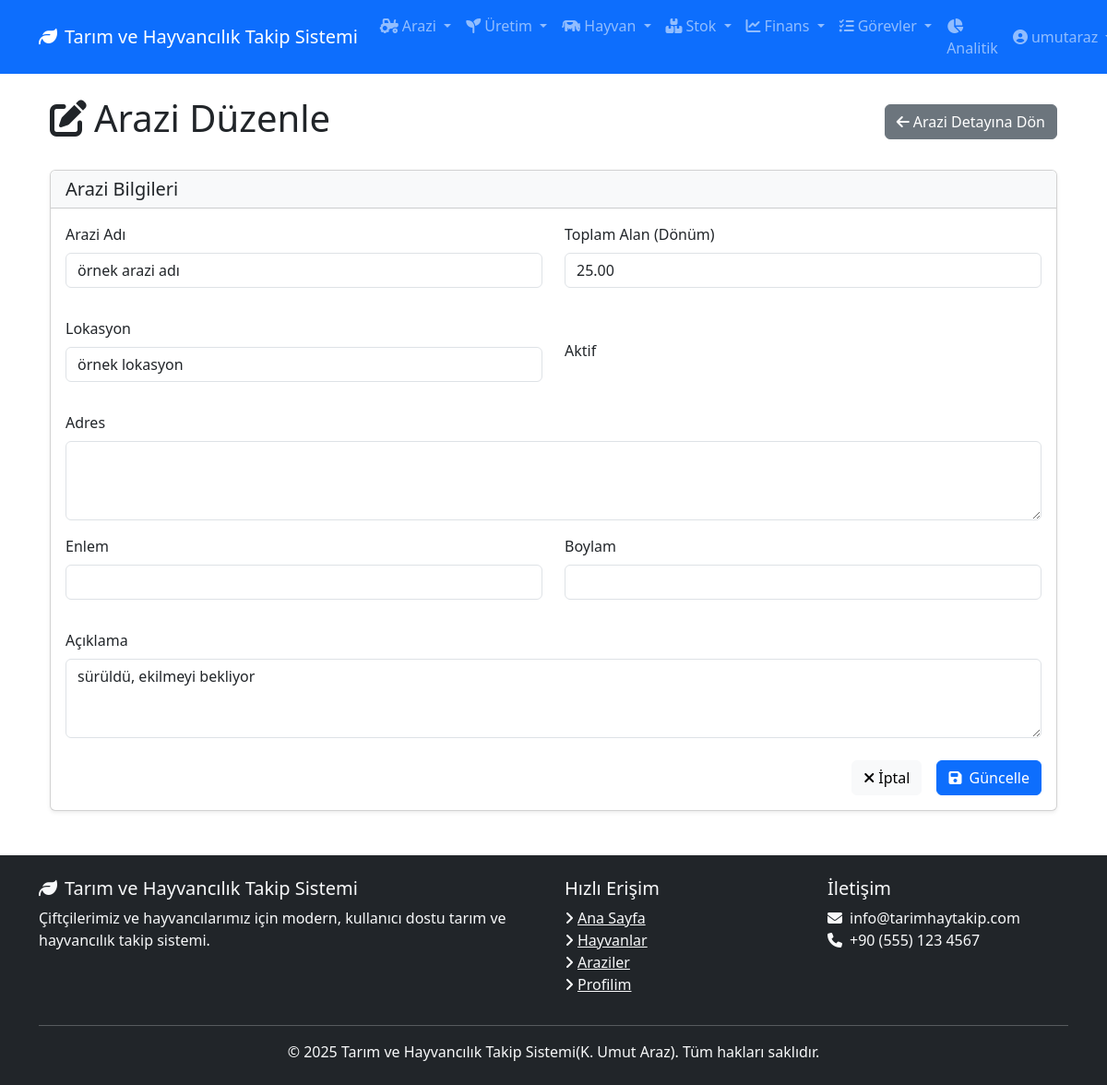
The app's page /arazi/1/duzenle/ (signed in) with its own data.
### arazi/models.py (models this page shows, shortened)
class Land(models.Model):
    name = models.CharField(max_length=100, verbose_name="Arazi Adı")
    total_area = models.DecimalField(max_digits=10, decimal_places=2, verbose_name="Toplam Alan (Dönüm)")
    location = models.CharField(max_length=255, verbose_name="Lokasyon")
    address = models.TextField(verbose_name="Adres", blank=True, null=True)
    latitude = models.DecimalField(max_digits=9, decimal_places=6, verbose_name="Enlem", blank=True, null=True)
    longitude = models.DecimalField(max_digits=9, decimal_places=6, verbose_name="Boylam", blank=True, null=True)
    description = models.TextField(verbose_name="Açıklama", blank=True, null=True)
    is_active = models.BooleanField(default=True, verbose_name="Aktif")
    created_at = models.DateTimeField(auto_now_add=True, verbose_name="Eklenme Tarihi")
    updated_at = models.DateTimeField(auto_now=True, verbose_name="Güncelleme Tarihi")
    owner = models.ForeignKey(User, on_delete=models.CASCADE, related_name="lands", verbose_name="Sahibi")
    class Meta:
        verbose_name = "Arazi"
        verbose_name_plural = "Araziler"
        ordering = ['-created_at']

### arazi/views.py (the view)
# urls.py: path('<int:pk>/duzenle/', views.land_update, name='land_update'),
@login_required
def land_update(request, pk):
    land = get_object_or_404(Land, pk=pk, owner=request.user)
    if request.method == 'POST':
        form = LandForm(request.POST, instance=land)
        if form.is_valid():
            form.save()
            messages.success(request, 'Arazi bilgileri başarıyla güncellendi.')
            return redirect('arazi:land_detail', pk=land.pk)
    else:
        form = LandForm(instance=land)
    return render(request, 'arazi/land_form.html', {'form': form, 'land': land})

### arazi/forms.py (shortened to what this page needs)
class LandForm(forms.ModelForm):
    class Meta:
        model = Land
        fields = ['name', 'total_area', 'location', 'address', 'latitude', 'longitude', 'description']
        widgets = {
            'description': forms.Textarea(attrs={'rows': 3}),
            'address': forms.Textarea(attrs={'rows': 3}),
        }

### templates/arazi/land_form.html (shortened to what this page needs)
{% extends 'base.html' %}
{% block content %}
<div class="container">
    <div class="d-flex justify-content-between align-items-center mb-4">
        <h1>
            {% if land %}
                <i class="fas fa-edit me-2"></i>Arazi Düzenle
            {% else %}
                <i class="fas fa-plus-circle me-2"></i>Yeni Arazi Ekle
            {% endif %}
        </h1>
        <div>
            {% if land %}
                <a href="{% url 'arazi:land_detail' land.id %}" class="btn btn-secondary">
                    <i class="fas fa-arrow-left me-1"></i>Arazi Detayına Dön
                </a>
            {% else %}
                <a href="{% url 'arazi:land_list' %}" class="btn btn-secondary">
                    <i class="fas fa-arrow-left me-1"></i>Arazi Listesine Dön
                </a>
            {% endif %}
        </div>
    </div>
    <div class="card shadow-sm mb-4">
        <div class="card-header bg-light">
            <h5 class="card-title mb-0">Arazi Bilgileri</h5>
        </div>
        <div class="card-body">
            <form method="post" novalidate>
                <div class="row mb-3">
                    <div class="col-md-6">
                        <div class="form-group mb-3">
                            <label for="{{ form.name.id_for_label }}" class="form-label">{{ form.name.label }}</label>
                            {{ form.name }}
                        </div>
                    </div>
                    <div class="col-md-6">
                        <div class="form-group mb-3">
                            <label for="{{ form.total_area.id_for_label }}" class="form-label">{{ form.total_area.label }}</label>
                            {{ form.total_area }}
                        </div>
                    </div>
                </div>
                <div class="row mb-3">
                    <div class="col-md-6">
                        <div class="form-group mb-3">
                            <label for="{{ form.location.id_for_label }}" class="form-label">{{ form.location.label }}</label>
                            {{ form.location }}
                        </div>
                    </div>
                    <div class="col-md-6">
                        <div class="form-group mb-3">
                            <div>
                                <label class="form-check-label" for="{{ form.is_active.id_for_label }}">
                                    Aktif
                                </label>
                            </div>
                        </div>
                    </div>
                </div>
                <div class="form-group mb-3">
                    <label for="{{ form.address.id_for_label }}" class="form-label">{{ form.address.label }}</label>
                    {{ form.address }}
                </div>
                <div class="row mb-3">
                    <div class="col-md-6">
                        <div class="form-group mb-3">
                            <label for="{{ form.latitude.id_for_label }}" class="form-label">{{ form.latitude.label }}</label>
                            {{ form.latitude }}
                        </div>
                    </div>
                    <div class="col-md-6">
                        <div class="form-group mb-3">
                            <label for="{{ form.longitude.id_for_label }}" class="form-label">{{ form.longitude.label }}</label>
                            {{ form.longitude }}
                        </div>
                    </div>
                </div>
                <div class="form-group mb-3">
                    <label for="{{ form.description.id_for_label }}" class="form-label">{{ form.description.label }}</label>
                    {{ form.description }}
                </div>
                <div class="d-grid gap-2 d-md-flex justify-content-md-end mt-4">
                    {% if land %}
                        <a href="{% url 'arazi:land_detail' land.id %}" class="btn btn-light me-md-2">
                            <i class="fas fa-times me-1"></i>İptal
                        </a>
                    {% else %}
                        <a href="{% url 'arazi:land_list' %}" class="btn btn-light me-md-2">
                            <i class="fas fa-times me-1"></i>İptal
                        </a>
                    {% endif %}
                    <button type="submit" class="btn btn-primary">
                        <i class="fas fa-save me-1"></i>
                        {% if land %}Güncelle{% else %}Kaydet{% endif %}
                    </button>
                </div>
            </form>
        </div>
    </div>
</div>
{% endblock %}

### templates/base.html (shortened to what this page needs)
<!DOCTYPE html>
<html lang="tr">
<head>
    <link href="https://cdn.jsdelivr.net/npm/bootstrap@5.3.2/dist/css/bootstrap.min.css" rel="stylesheet">
    <link rel="stylesheet" href="https://cdnjs.cloudflare.com/ajax/libs/font-awesome/6.4.2/css/all.min.css">
    <link rel="stylesheet" href="/static/css/style.css">
</head>
<body>
    <header>
        <nav class="navbar navbar-expand-lg navbar-dark bg-primary">
            <div class="container">
                <a class="navbar-brand" href="/">
                    <i class="fas fa-leaf me-2"></i>Tarım ve Hayvancılık Takip Sistemi
                </a>
                <div class="collapse navbar-collapse" id="navbarNav">
                    <ul class="navbar-nav me-auto">
                        {% if user.is_authenticated %}
                            <li class="nav-item dropdown">
                                <a class="nav-link dropdown-toggle" href="#" role="button" data-bs-toggle="dropdown">
                                    <i class="fas fa-tractor me-1"></i>Arazi
                                </a>
                            </li>
                            <li class="nav-item dropdown">
                                <a class="nav-link dropdown-toggle" href="#" role="button" data-bs-toggle="dropdown">
                                    <i class="fas fa-seedling me-1"></i>Üretim
                                </a>
                            </li>
                            <li class="nav-item dropdown">
                                <a class="nav-link dropdown-toggle" href="#" role="button" data-bs-toggle="dropdown">
                                    <i class="fas fa-cow me-1"></i>Hayvan
                                </a>
                            </li>
                            <li class="nav-item dropdown">
                                <a class="nav-link dropdown-toggle" href="#" role="button" data-bs-toggle="dropdown">
                                    <i class="fas fa-boxes me-1"></i>Stok
                                </a>
                            </li>
                            <li class="nav-item dropdown">
                                <a class="nav-link dropdown-toggle" href="#" role="button" data-bs-toggle="dropdown">
                                    <i class="fas fa-chart-line me-1"></i>Finans
                                </a>
                            </li>
                            <li class="nav-item dropdown">
                                <a class="nav-link dropdown-toggle" href="#" role="button" data-bs-toggle="dropdown">
                                    <i class="fas fa-tasks me-1"></i>Görevler
                                </a>
                            </li>
                            <li class="nav-item">
                                <a class="nav-link" href="#">
                                    <i class="fas fa-chart-pie me-1"></i>Analitik
                                </a>
                            </li>
                        {% endif %}
                    </ul>
                    <ul class="navbar-nav">
                        {% if user.is_authenticated %}
                            <li class="nav-item dropdown">
                                <a class="nav-link dropdown-toggle" href="#" role="button" data-bs-toggle="dropdown">
                                    <i class="fas fa-user-circle me-1"></i>{{ user.username }}
                                </a>
                            </li>
                        {% endif %}
                    </ul>
                </div>
            </div>
        </nav>
    </header>
    <main class="container py-4">
        {% block content %}{% endblock %}
    </main>
    <footer class="bg-dark text-light py-4 mt-auto">
        <div class="container">
            <div class="row">
                <div class="col-md-6">
                    <h5><i class="fas fa-leaf me-2"></i>Tarım ve Hayvancılık Takip Sistemi</h5>
                    <p>Çiftçilerimiz ve hayvancılarımız için modern, kullanıcı dostu tarım ve hayvancılık takip sistemi.</p>
                </div>
                <div class="col-md-3">
                    <h5>Hızlı Erişim</h5>
                    <ul class="list-unstyled">
                        <li><a href="{% url 'home' %}" class="text-light"><i class="fas fa-angle-right me-1"></i>Ana Sayfa</a></li>
                        <li><a href="{% url 'hayvan:animal_list' %}" class="text-light"><i class="fas fa-angle-right me-1"></i>Hayvanlar</a></li>
                        <li><a href="{% url 'arazi:land_list' %}" class="text-light"><i class="fas fa-angle-right me-1"></i>Araziler</a></li>
                        <li><a href="{% url 'profile' %}" class="text-light"><i class="fas fa-angle-right me-1"></i>Profilim</a></li>
                    </ul>
                </div>
                <div class="col-md-3">
                    <h5>İletişim</h5>
                    <ul class="list-unstyled">
                        <li><i class="fas fa-envelope me-2"></i>info@tarimhaytakip.com</li>
                        <li><i class="fas fa-phone me-2"></i>+90 (555) 123 4567</li>
                    </ul>
                </div>
            </div>
            <hr>
            <div class="text-center">
                <p class="mb-0">&copy; {% now "Y" %} Tarım ve Hayvancılık Takip Sistemi(K. Umut Araz). Tüm hakları saklıdır.</p>
            </div>
        </div>
    </footer>
</body>
</html>

### static/css/style.css (style rules this page uses)
:root { --primary-dark: #0056b3; --success-dark: #1e7e34; --info-dark: #117a8b; --warning-dark: #d39e00; --danger-dark: #bd2130; }
body { min-height: 100vh; display: flex; flex-direction: column; }
main { flex: 1; }
.navbar .nav-link { padding: 0.5rem 1rem; border-radius: 0.25rem; }

### records on screen
Land: name "örnek arazi adı", total_area "25.00", location "örnek lokasyon", description "sürüldü, ekilmeyi bekliyor"

### other values on screen
{{ user.username }} "umutaraz"
